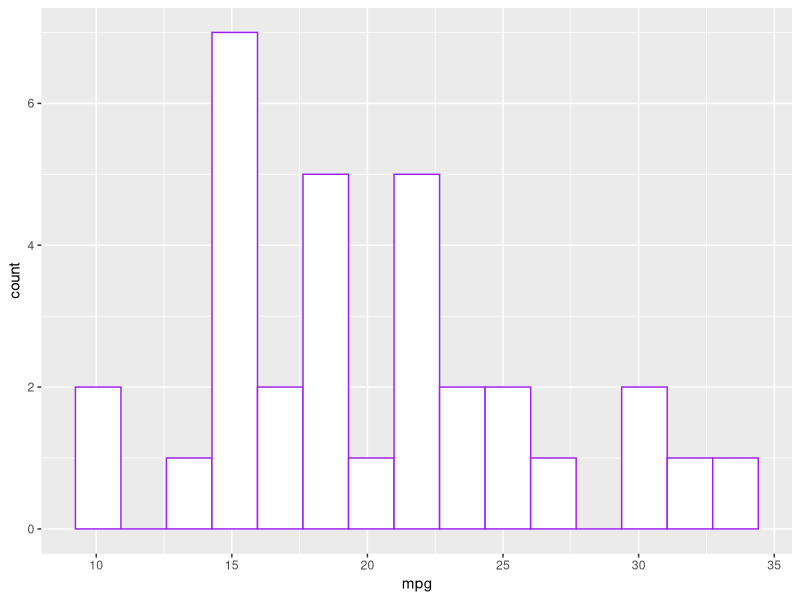

Here is the R script that generated this plot:
## ---- chunk 1
library(tidyverse)
ggplot(data = mtcars, aes(x=mpg)) +
  geom_histogram(colour = "purple", fill = "white", bins = 15)
